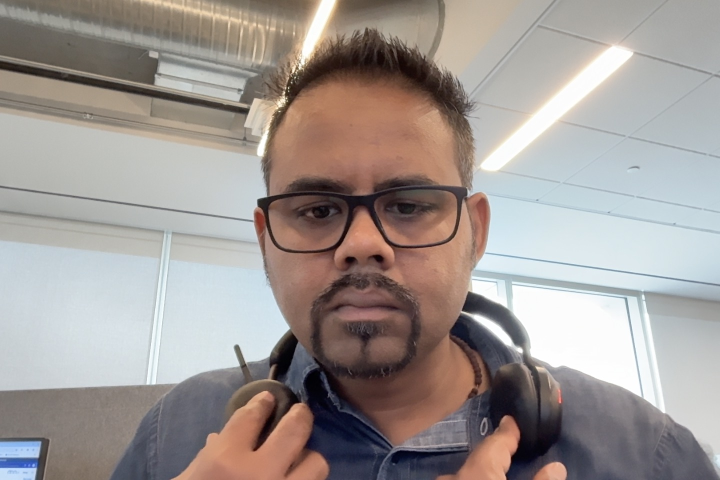
#> input picture APPLICATION/python-face-recognistion-with-image/img/adarsh.jpg, 1440 x 960 px, given in place of the camera (shown at 1/2 size)
$ python main.py
#> lines starting #> are read from the running program, lines starting #| are printed output that depends on the picture; after the words box and inside, x2 and y2 are one past the last pixel; in counts of white or black regions, pixels touching at a corner belong together
import cv2
import numpy as np


def detect_faces():
    video = cv2.VideoCapture(0)
    facedetect = cv2.CascadeClassifier('data/haarcascade_frontalface_default.xml')

    faces_data = []
    i = 0

    while True:
        ret, frame = video.read()
#> frame is the input picture: shape (960, 1440, 3); mean B, G, R 148.2, 151.6, 159.5
        gray = cv2.cvtColor(frame, cv2.COLOR_BGR2GRAY)
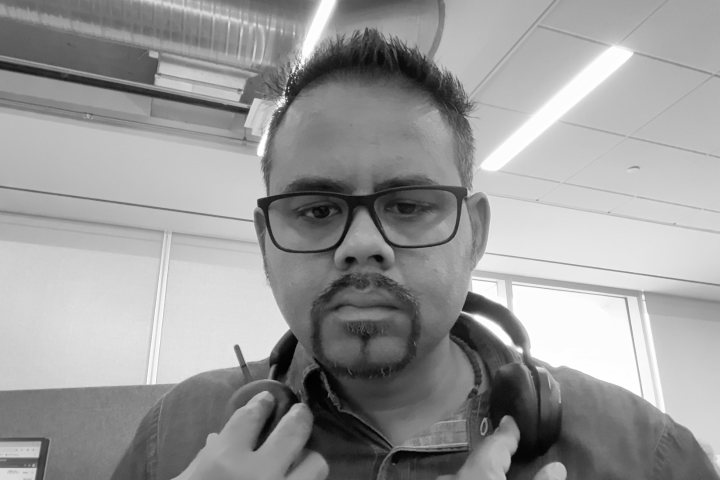
#> gray: shape (960, 1440) (shown at 1/2 size); min 0, max 255, mean 153.6
        faces = facedetect.detectMultiScale(gray, 1.3, 5)
#> faces = [[486, 241, 467, 467]]
        for (x, y, w, h) in faces:
            crop_img = frame[y:y+h, x:x+w, :]
            resized_img = cv2.resize(crop_img, (50, 50))
            if len(faces_data) <= 100 and i % 10 == 0:
                faces_data.append(resized_img)
            i = i + 1
            cv2.putText(frame, str(len(faces_data)), (50, 50), cv2.FONT_HERSHEY_COMPLEX, 1, (50, 50, 255), 1)
            cv2.rectangle(frame, (x, y), (x+w, y+h), (50, 50, 255), 1)
#> this loop made 1 pass
#> (x, y, w, h, i) on pass 1: (486, 241, 467, 467, 1)
#> pass 1, in detect_faces, `crop_img = frame[y:y+h, x:x+w, :]`:
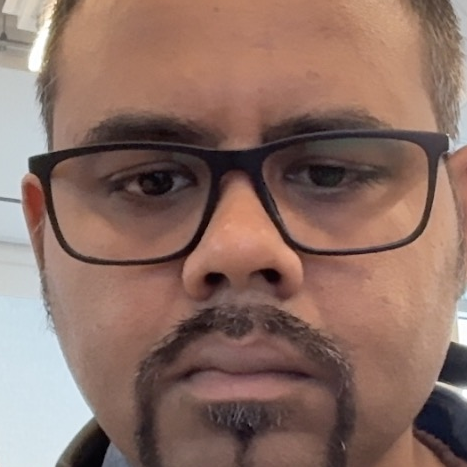
#> crop_img: shape (467, 467, 3); mean B, G, R 100.4, 110.6, 139.8
#> pass 1, in detect_faces, `resized_img = cv2.resize(crop_img, (50, 50))`:
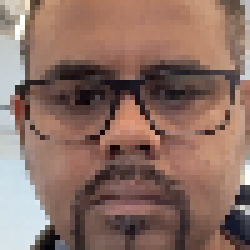
#> resized_img: shape (50, 50, 3) (shown 5 times larger); mean B, G, R 100.5, 110.7, 139.9
#> after the loop:
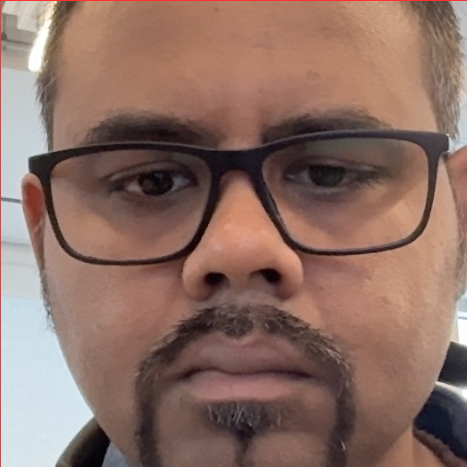
#> crop_img: shape (467, 467, 3); 0.43% of pixels changed, all inside (x1, y1, x2, y2) = (0, 0, 467, 467)
#> after the loop:
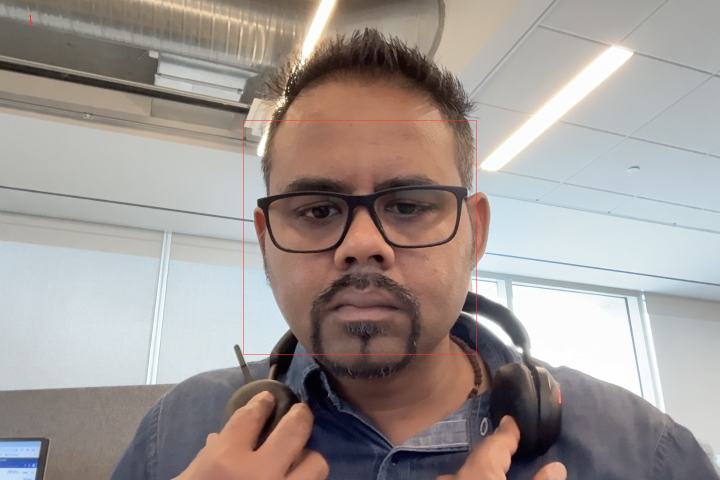
#> frame: shape (960, 1440, 3) (shown at 1/2 size); 0.14% of pixels changed, all inside (x1, y1, x2, y2) = (56, 29, 954, 709)
#> after the loop, faces_data = 1 item; i = 1
        cv2.imshow("Frame", frame)
        k = cv2.waitKey(1)
#> (key q is pressed here)
        if k == ord('q'):
            break

    video.release()
    cv2.destroyAllWindows()

if __name__ == "__main__":
    detect_faces()

$ run again, on APPLICATION/python-face-recognistion-with-image/img/random.jpg
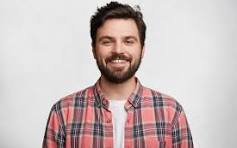
#> input picture APPLICATION/python-face-recognistion-with-image/img/random.jpg, 237 x 148 px, given in place of the camera
#> in detect_faces, frame is the input picture: shape (148, 237, 3); mean B, G, R 187.6, 188.5, 202.4
#> faces = [[90, 18, 58, 58]]
#> the loop in detect_faces, `for (x, y, w, h) in faces:` made 1 pass
#> (x, y, w, h, i) on pass 1: (90, 18, 58, 58, 1)
#> after the loop in detect_faces, `for (x, y, w, h) in faces:`:
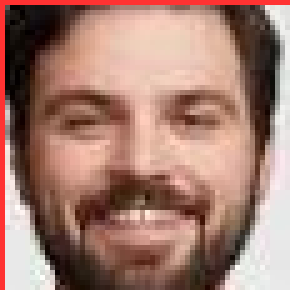
#> crop_img: shape (58, 58, 3) (shown 5 times larger); mean B, G, R 112.3, 124.5, 163.5
#> after the loop in detect_faces, `for (x, y, w, h) in faces:`:
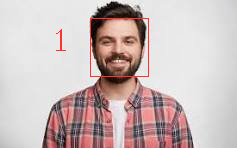
#> frame: shape (148, 237, 3); 0.82% of pixels changed, all inside (x1, y1, x2, y2) = (56, 18, 149, 77)
#> after the loop in detect_faces, `for (x, y, w, h) in faces:`: faces_data = 1 item; i = 1
